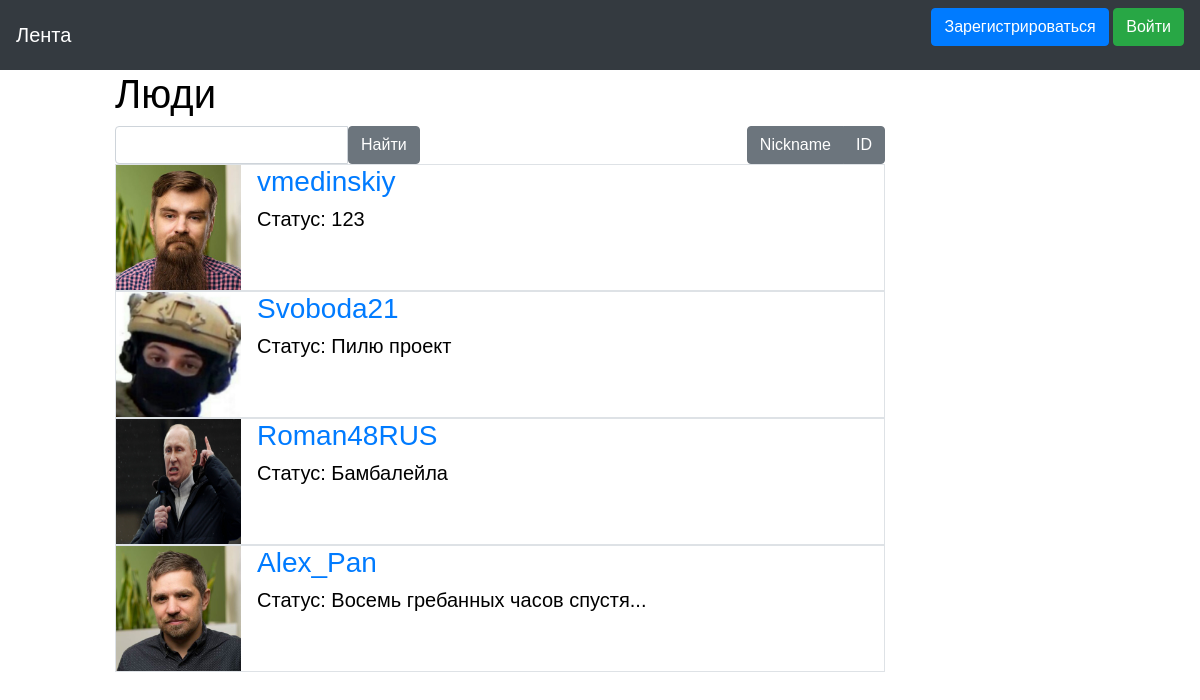
The app's page /people, older data.
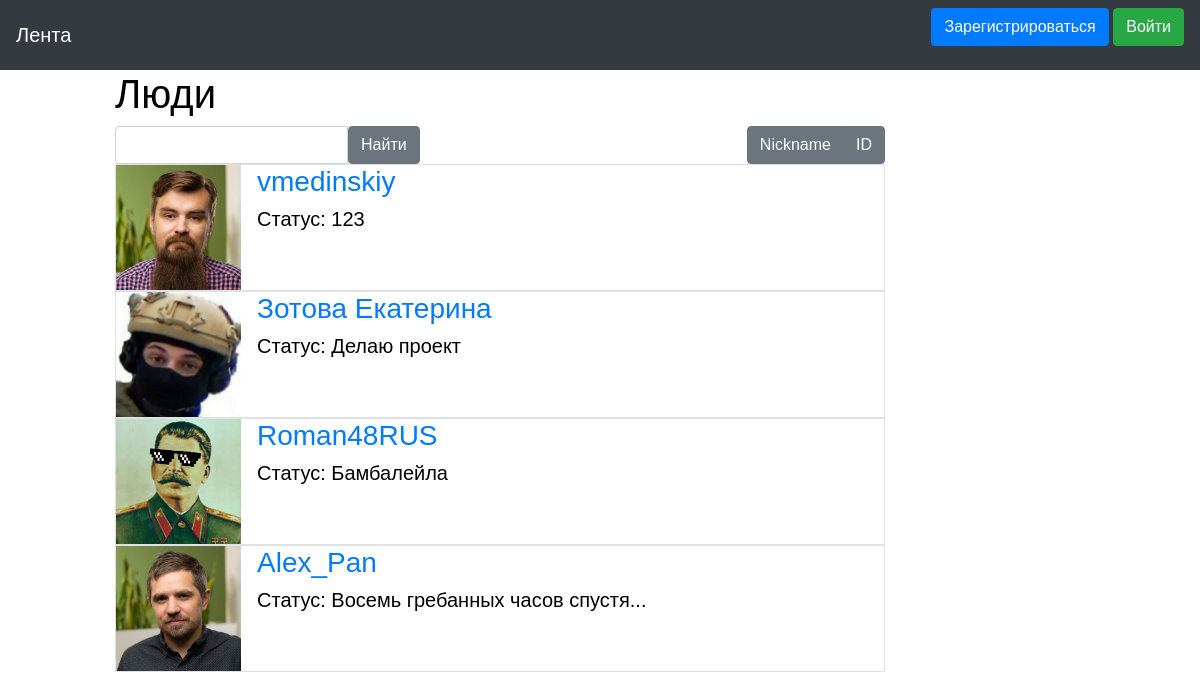
The same page, newer data.
### data/users.py (models this page shows, shortened)
class User(SqlAlchemyBase, UserMixin, SerializerMixin):
    __tablename__ = 'users'
    id = sqlalchemy.Column(sqlalchemy.Integer,
                           primary_key=True, autoincrement=True)
    name = sqlalchemy.Column(sqlalchemy.String, nullable=True)
    status = sqlalchemy.Column(sqlalchemy.String, nullable=True)
    email = sqlalchemy.Column(sqlalchemy.String,
                              index=True, unique=True, nullable=True)
    hashed_password = sqlalchemy.Column(sqlalchemy.String, nullable=True)
    created_date = sqlalchemy.Column(sqlalchemy.DateTime,
                                     default=datetime.datetime.now)
    friends = sqlalchemy.Column(sqlalchemy.String, nullable=True)
    avatar = sqlalchemy.Column(sqlalchemy.String,
                               default='/static/img/backgrounds/default.png')
    liked_news = sqlalchemy.Column(sqlalchemy.VARCHAR, nullable=True)
    liked_photos = sqlalchemy.Column(sqlalchemy.VARCHAR, nullable=True)
    background = sqlalchemy.Column(sqlalchemy.String, default='/static/img/backgrounds/default.png')
    theme = sqlalchemy.Column(sqlalchemy.Boolean, default=1)
    albums = sqlalchemy.Column(sqlalchemy.VARCHAR)

### main.py (the view)
@app.route("/people", methods=["GET", "POST"])
def get_people():
    form = UsersForm()
    js = url_for("static", filename="js/bs-custom-file-input.js")
    session = db_session.create_session()
    users = session.query(User)
    find_string = request.form.get("find_string")
    if form.validate_on_submit():
        if form.find_string.data:
            users = session.query(User).filter(User.name.like(f'%{find_string}%'))
        else:
            users = session.query(User)
    return render_template("people.html", form=form, users=users, title='Люди', base=get_base(),
                           js=js)

### main.py
class UsersForm(FlaskForm):
    find_string = StringField('Поиск людей')
    submit = SubmitField('Найти')

class BaseForm(FlaskForm):
    background = ""
    text_color = 'white'
    back = '#0a0a0a'
    back_color = 'black'
    font_white = "white"
    js_for_files = ""

### data/db_session.py (called while the page is built)
def create_session() -> Session:
    global __factory
    return __factory()

### main.py (called while the page is built)
def get_base():
    base = BaseForm()
    if current_user.is_authenticated:
        base.background = current_user.background
        base.text_color = 'white' if not current_user.theme else 'black'
        base.back = '#0a0a0a' if not current_user.theme else '#f5f5f5'
        base.back_color = 'black' if not current_user.theme else 'white'
    else:
        base.background = ""
        base.text_color = 'black'
        base.back = '#0a0a0a'
        base.back_color = 'white'
    base.js_for_files = url_for("static", filename="js/bs-custom-file-input.js")
    return base

### templates/people.html (shortened to what this page needs)
{% extends "base.html" %}
{% block content %}
<div class="col-8">
<h1>Люди</h1>
<div class="btn-toolbar justify-content-between" role="toolbar"
     aria-label="Toolbar with button groups">
    <form action="" method="post">
        <div class="input-group">
            {{ form.find_string(class="form-control") }}
            {{ form.submit(type="submit", class="btn btn-secondary") }}
        </div>
    </form>
    <div class="btn-group mp-3" role="group" aria-label="Third group">
        <button type="radio" class="btn btn-secondary checked">Nickname</button>
        <button type="radio" class="btn btn-secondary">ID</button>
    </div>
</div>
{% for item in users%}
<div class="col-100 border">
    <div class="people">
        <div class="media">
            <img src={{item.avatar}} class="align-self-start mr-3" alt={{item.name}} width="125"
                 height="125">
            <div class="media-body">
                <h3 class="mt-0"><a href="/profile/{{ item.id }}"> {{item.name}} </a></h3>
                <h5 class="mt-1">Статус: {{item.status}}</h5>
            </div>
        </div>
    </div>
</div>
{% endfor %}
</div>
{% endblock %}

Row changes from the older to the newer data that the page shows:
changed User: name "Svoboda21" → "Зотова Екатерина"; status "Пилю проект" → "Делаю проект"
changed User "Roman48RUS": avatar: a different picture
